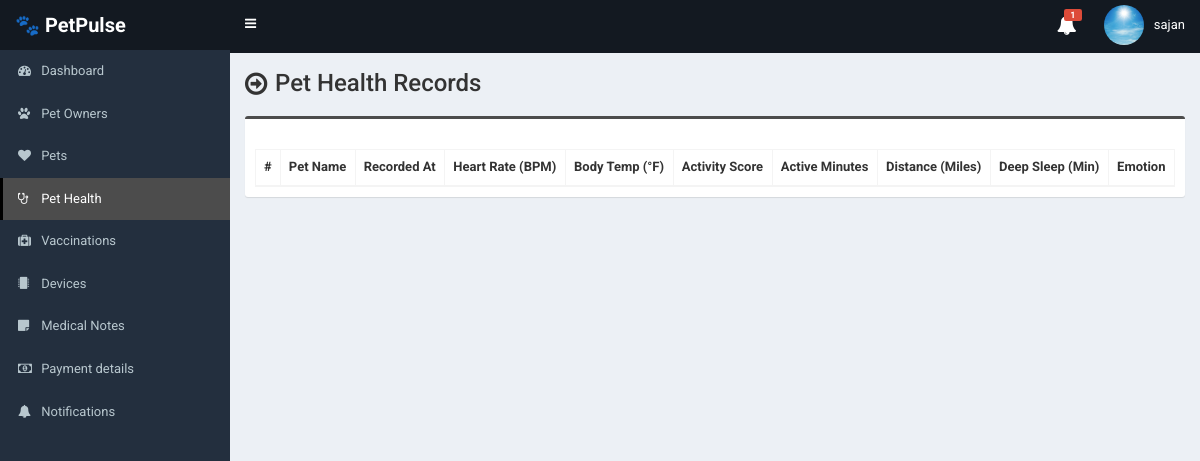
The app's page /user/health.php (signed in), older data.
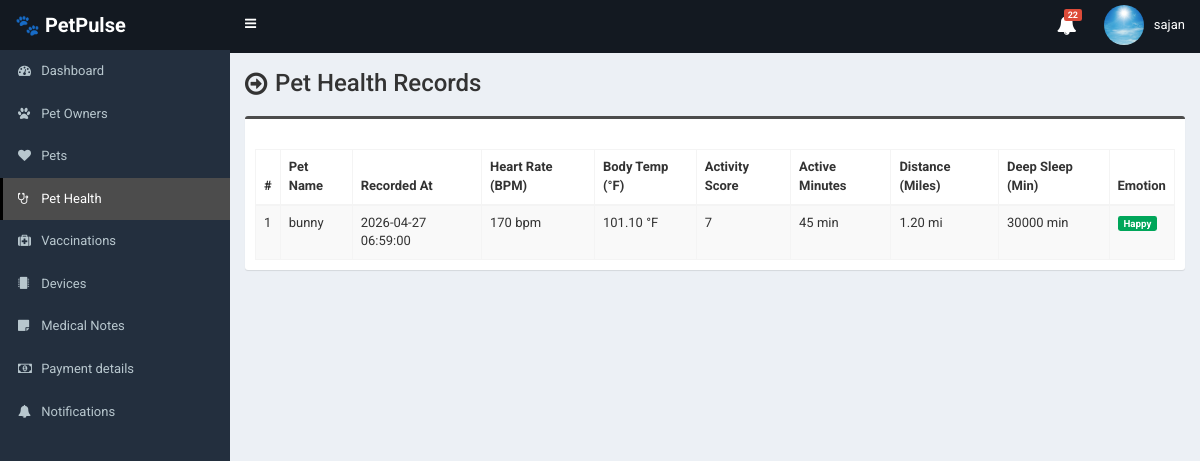
The same page, newer data.
### tables this page shows
CREATE TABLE IF NOT EXISTS `pet_health_records` (
  `id` int NOT NULL AUTO_INCREMENT,
  `pet_id` int NOT NULL,
  `recorded_at` timestamp NULL DEFAULT CURRENT_TIMESTAMP,
  `heart_rate_bpm` int DEFAULT NULL,
  `body_temp_f` decimal(5,2) DEFAULT NULL,
  `activity_score` int DEFAULT NULL,
  `active_minutes` int DEFAULT NULL,
  `distance_miles` decimal(6,2) DEFAULT NULL,
  `deep_sleep_minutes` int DEFAULT NULL,
  `emotion_state` varchar(50) DEFAULT NULL,
  PRIMARY KEY (`id`)
);

CREATE TABLE IF NOT EXISTS `tbl_pet` (
  `pet_id` int NOT NULL AUTO_INCREMENT,
  `owner_id` int NOT NULL,
  `pet_name` varchar(100) NOT NULL,
  `pet_type` varchar(50) DEFAULT NULL,
  `pet_breed` varchar(100) DEFAULT NULL,
  `pet_age` int DEFAULT NULL,
  `weight_lbs` decimal(6,2) DEFAULT NULL,
  `daily_goal_minutes` int DEFAULT NULL,
  `pet_latitude` decimal(10,7) DEFAULT NULL COMMENT 'GPS Latitude of pet location',
  `pet_longitude` decimal(10,7) DEFAULT NULL COMMENT 'GPS Longitude of pet location',
  `created_at` datetime DEFAULT CURRENT_TIMESTAMP,
  `updated_at` datetime DEFAULT CURRENT_TIMESTAMP ON UPDATE CURRENT_TIMESTAMP,
  `pet_image` varchar(255) DEFAULT NULL,
  PRIMARY KEY (`pet_id`),
  KEY `owner_id` (`owner_id`)
);

### admin/notificationshelper.php (called while the page is built, shortened)
<?php
function notification_filter_for_owner_sql(string $alias = 'n'): string
{
    $a = preg_replace('/[^a-z_]/i', '', $alias) ?: 'n';
    return "{$a}.user_id = ?
        AND (
            {$a}.pet_id IS NULL
            OR EXISTS (
                SELECT 1 FROM tbl_pet op
                WHERE op.pet_id = {$a}.pet_id AND op.owner_id = ?
            )
        )";
}

### user/health.php (the view, shortened to what the changed rows need)
<?php require_once('header.php'); ?>
<section class="content-header">
    <div class="content-header-left">
        <h1>Pet Health Records</h1>
    </div>
</section>
<section class="content">
<div class="row">
<div class="col-md-12">
<div class="box box-info">
<div class="box-body table-responsive">
<table id="example1" class="table table-bordered table-hover table-striped">
<thead class="thead-dark">
<tr>
    <th>#</th>
    <th>Pet Name</th>
    <th>Recorded At</th>
    <th>Heart Rate (BPM)</th>
    <th>Body Temp (°F)</th>
    <th>Activity Score</th>
    <th>Active Minutes</th>
    <th>Distance (Miles)</th>
    <th>Deep Sleep (Min)</th>
    <th>Emotion</th>
</tr>
</thead>
<tbody>
<?php
$i = 0;
$statement = $pdo->prepare("
    SELECT
        h.*,
        p.pet_name
    FROM pet_health_records h
    INNER JOIN tbl_pet p
    ON h.pet_id = p.pet_id
    ORDER BY h.recorded_at DESC
");
$statement->execute();
$result = $statement->fetchAll(PDO::FETCH_ASSOC);
foreach ($result as $row) {
$i++;
?>
<tr>
<td>
    <?php echo $i; ?>
</td>
<td>
<?php
echo !empty($row['pet_name'])
    ? htmlspecialchars($row['pet_name'])
    : '-';
?>
</td>
<td>
<?php
echo !empty($row['recorded_at'])
    ? htmlspecialchars($row['recorded_at'])
    : '-';
?>
</td>
<td>
<?php
$heart_rate = !empty($row['heart_rate_bpm'])
    ? htmlspecialchars($row['heart_rate_bpm'])
    : '0';
echo $heart_rate . ' bpm';
?>
</td>
<td>
<?php
$body_temp = !empty($row['body_temp_f'])
    ? htmlspecialchars($row['body_temp_f'])
    : '0';
echo $body_temp . ' °F';
?>
</td>
<td>
<?php
echo !empty($row['activity_score'])
    ? htmlspecialchars($row['activity_score'])
    : '-';
?>
</td>
<td>
<?php
$active_minutes = !empty($row['active_minutes'])
    ? htmlspecialchars($row['active_minutes'])
    : '0';
echo $active_minutes . ' min';
?>
</td>
<td>
<?php
$distance = !empty($row['distance_miles'])
    ? htmlspecialchars($row['distance_miles'])
    : '0';
echo $distance . ' mi';
?>
</td>
<td>
<?php
$deep_sleep = !empty($row['deep_sleep_minutes'])
    ? htmlspecialchars($row['deep_sleep_minutes'])
    : '0';
echo $deep_sleep . ' min';
?>
</td>
<td>
<?php
$emotion = !empty($row['emotion_state'])
    ? strtolower($row['emotion_state'])
    : 'unknown';
if ($emotion == 'happy') {
    echo '<span class="label label-success">Happy</span>';
} elseif ($emotion == 'calm') {
    echo '<span class="label label-info">Calm</span>';
} elseif ($emotion == 'anxious') {
    echo '<span class="label label-warning">Anxious</span>';
} elseif ($emotion == 'energetic') {
    echo '<span class="label label-primary">Energetic</span>';
} else {
    echo '<span class="label label-default">Unknown</span>';
}
?>
</td>
</tr>
<?php } ?>
</tbody>
</table>
</div>
</div>
</div>
</div>
</section>
<?php require_once('footer.php'); ?>

### user/header.php (shortened to what the changed rows need)
<?php
require_once dirname(__DIR__) . '/admin/notificationshelper.php';
$header_owner_id = (int)$_SESSION['owner']['owner_id'];
$unread_stmt = $pdo->prepare("
	SELECT COUNT(*)
	FROM notifications n
	WHERE " . notification_filter_for_owner_sql('n') . "
	  AND n.is_read = 0
");
$unread_stmt->execute([$header_owner_id, $header_owner_id]);
$header_unread_count = (int)$unread_stmt->fetchColumn();
?>
<!DOCTYPE html>
<html>
<head>
	<link rel="stylesheet" href="css/bootstrap.min.css">
	<link rel="stylesheet" href="css/font-awesome.min.css">
	<link rel="stylesheet" href="css/ionicons.min.css">
	<link rel="stylesheet" href="css/datepicker3.css">
	<link rel="stylesheet" href="css/all.css">
	<link rel="stylesheet" href="css/select2.min.css">
	<link rel="stylesheet" href="css/dataTables.bootstrap.css">
	<link rel="stylesheet" href="css/jquery.fancybox.css">
	<link rel="stylesheet" href="css/AdminLTE.min.css">
	<link rel="stylesheet" href="css/_all-skins.min.css">
	<link rel="stylesheet" href="css/on-off-switch.css"/>
	<link rel="stylesheet" href="css/summernote.css">
	<link rel="stylesheet" href="style.css">
</head>
<body class="hold-transition fixed skin-blue sidebar-mini">
	<div class="wrapper">
		<header class="main-header">
			<nav class="navbar navbar-static-top">
				<div class="navbar-custom-menu">
					<ul class="nav navbar-nav">
						<li class="dropdown notifications-menu">
							<a href="#" class="dropdown-toggle header-notif-toggle" data-toggle="dropdown" aria-expanded="false" title="Notifications">
								<i class="fa fa-bell"></i>
								<?php if ($header_unread_count > 0): ?>
								<span class="label label-danger header-notif-badge"><?php echo $header_unread_count > 99 ? '99+' : $header_unread_count; ?></span>
								<?php endif; ?>
							</a>
						</li>
					</ul>
				</div>
			</nav>
		</header>
  		<div class="content-wrapper">

Row changes from the older to the newer data that the page shows:
now on this page (row edited): pet_health_records: pet.pet_name "bunny", recorded_at "2026-04-27 06:59:00", heart_rate_bpm "170", body_temp_f "101.10", activity_score "7", active_minutes "45", distance_miles "1.20", deep_sleep_minutes "30000", emotion_state "Happy"
Text that changed along with them:
$header_unread_count: "1" → "22"
